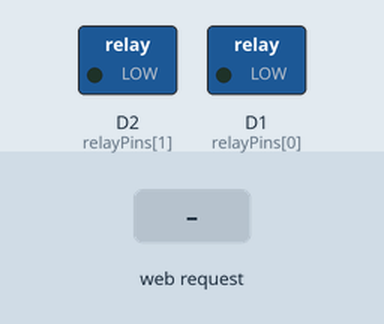
A sketch run on a simulated ESP8266 (NodeMCU). Shown: switched loads named in the sketch (green lamp = pin HIGH). Inputs (shaded band) come from the test bench. WiFi joins after 1.5 s; servers stay silent unless stated; what the sketch prints to the serial monitor is not drawn.

Above: at 0.1 s.
At 2.7 s:
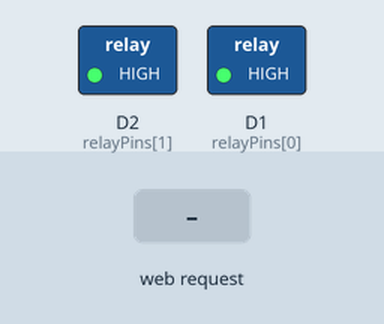
2.8 s: HTTP request GET /relay?ch=1 received
At 3.5 s:
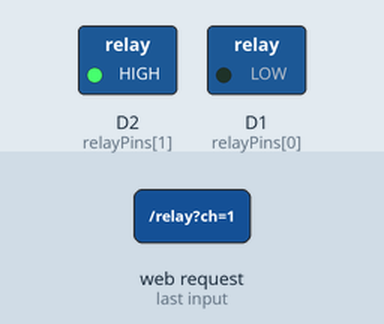
Timing chart, 0 to 5.8 s (numbered marks = the images above; inputs shaded):
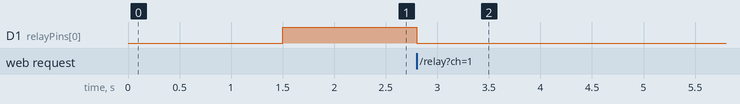

Measured:
- after the input at 2.8 s, D1 (relayPins[0]): HIGH → LOW at once

The sketch:

led.ino
```cpp
#include <ESP8266WiFi.h>
#include <ESP8266WebServer.h>

const char* ssid = "Jemuran";       // Ganti dengan WiFi kamu
const char* password = "rahasia1234";

ESP8266WebServer server(80);

const int relayPins[2] = {D1, D2};
bool relayStates[2] = {false, false};

// === HTML + JavaScript dari Visual Code dimasukkan di sini ===
const char webpage[] PROGMEM = R"rawliteral(
<!DOCTYPE html>
<html lang="en">
<head>
  <meta charset="UTF-8">
  <title>Relay Controller</title>
  <style>
    body { font-family: Arial; text-align: center; margin-top: 50px; }
    button { padding: 10px 20px; margin: 10px; }
    button.on { background: green; color: white; }
  </style>
</head>
<body>
  <h1>Kendali Relay ESP8266</h1>
  <button id="r1" onclick="toggle(1)">OFF</button>
  <button id="r2" onclick="toggle(2)">OFF</button>

  <script>
    function toggle(ch) {
      fetch(`/relay?ch=${ch}`)
        .then(r => r.text())
        .then(res => {
          const btn = document.getElementById('r' + ch);
          if (res.includes("ON")) {
            btn.textContent = "ON";
            btn.classList.add("on");
          } else {
            btn.textContent = "OFF";
            btn.classList.remove("on");
          }
        });
    }
  </script>
</body>
</html>
)rawliteral";

// === SETUP ===
void setup() {
  Serial.begin(115200);
  WiFi.begin(ssid, password);
  Serial.println();
  Serial.print("Connecting");
  while (WiFi.status() != WL_CONNECTED) {
    delay(500);
    Serial.print(".");
  }
  Serial.println();
  Serial.print("Connected! IP: ");
  Serial.println(WiFi.localIP());

  for (int i = 0; i < 2; i++) {
    pinMode(relayPins[i], OUTPUT);
    digitalWrite(relayPins[i], HIGH); // relay mati
  }

  // Rute utama (halaman web)
  server.on("/", []() {
    server.send_P(200, "text/html", webpage);
  });

  // Endpoint untuk toggle relay
  server.on("/relay", []() {
    int ch = server.arg("ch").toInt();
    if (ch >= 1 && ch <= 2) {
      relayStates[ch - 1] = !relayStates[ch - 1];
      digitalWrite(relayPins[ch - 1], relayStates[ch - 1] ? LOW : HIGH);
      server.send(200, "text/plain", relayStates[ch - 1] ? "ON" : "OFF");
    } else {
      server.send(400, "text/plain", "Invalid channel");
    }
  });

  server.begin();
  Serial.println("Server started");
}

void loop() {
  server.handleClient();
}
```
